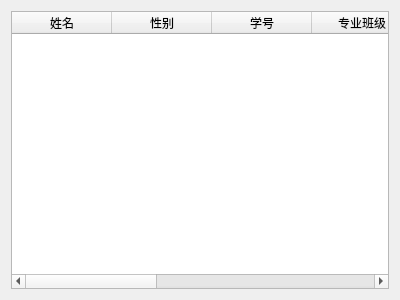
<?xml version="1.0" encoding="UTF-8"?>
<ui version="4.0">
 <class>HonorSelect</class>
 <widget class="QWidget" name="HonorSelect">
  <property name="geometry">
   <rect>
    <x>0</x>
    <y>0</y>
    <width>400</width>
    <height>300</height>
   </rect>
  </property>
  <property name="windowTitle">
   <string>Form</string>
  </property>
  <layout class="QVBoxLayout" name="verticalLayout">
   <item>
    <widget class="QTableWidget" name="tableWidget">
     <column>
      <property name="text">
       <string>姓名</string>
      </property>
     </column>
     <column>
      <property name="text">
       <string>性别</string>
      </property>
     </column>
     <column>
      <property name="text">
       <string>学号</string>
      </property>
     </column>
     <column>
      <property name="text">
       <string>专业班级</string>
      </property>
     </column>
     <column>
      <property name="text">
       <string>获奖种类</string>
      </property>
     </column>
     <column>
      <property name="text">
       <string>获奖级别</string>
      </property>
     </column>
     <column>
      <property name="text">
       <string>获奖名称</string>
      </property>
     </column>
     <column>
      <property name="text">
       <string>获奖时间</string>
      </property>
     </column>
    </widget>
   </item>
  </layout>
 </widget>
 <resources/>
 <connections/>
</ui>
